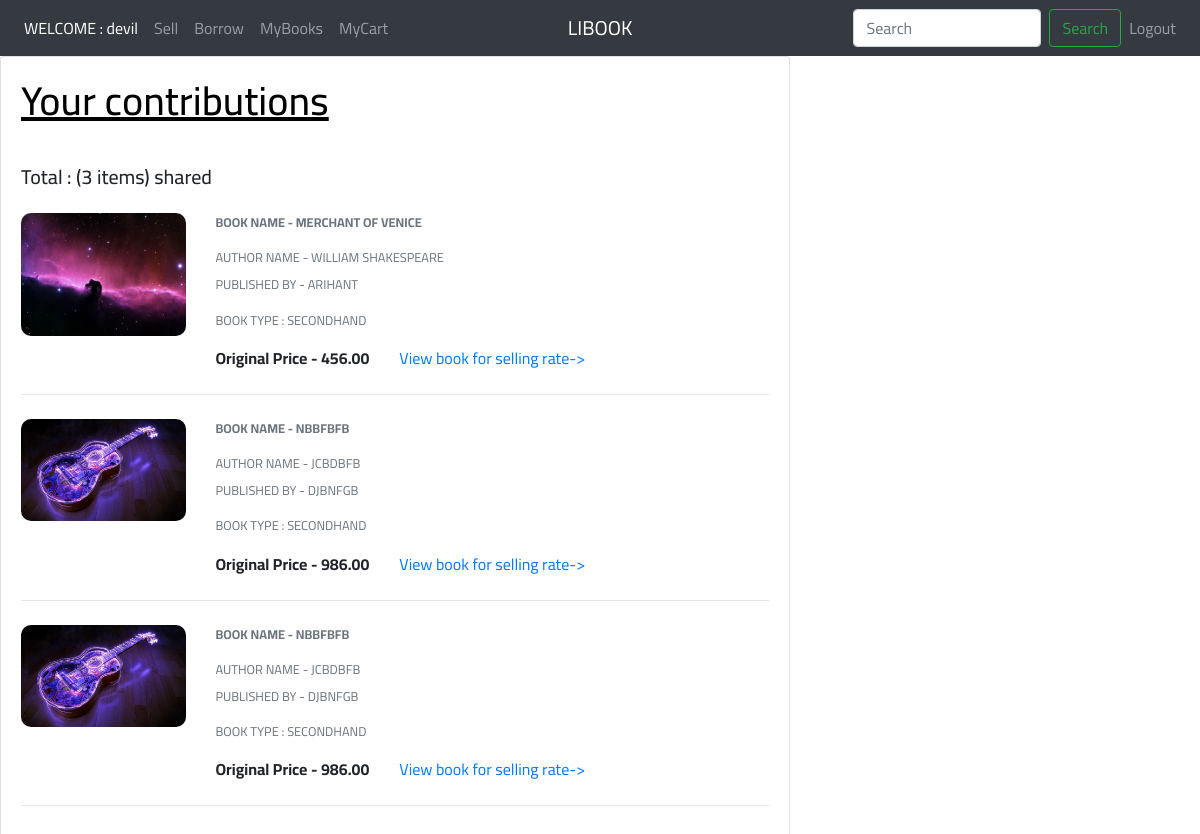
Page /all_sell_items/ (signed in) on the committed database.
### book_app/models.py (models this page shows, shortened)
class Sell(models.Model):
    owner=models.ForeignKey(User, on_delete=models.CASCADE)
    book_name=models.CharField('Book Name',max_length=200, help_text="Enter the book name")
    author=models.CharField('Author',max_length=200, help_text="Enter the book's author name")
    published_by=models.CharField('Published By',max_length=200)
    FIRSTHAND='Firsthand'
    SECONDHAND='Secondhand'
    TYPE_CHOICES=[
        ('Firsthand','Firsthand'),
        ('Secondhand','Secondhand'),
    ]
    TAG_CHOICES=[
        ('ACTION','Action'),
        ('THRILLER','Thriller'),
        ('ART','Art'),
        ('ROMANCE','Romance'),
        ('FAIRYTALE','Fairytale'),
        ('TRUE CRIME','True_crime'),
        ('DRAMA','Drama'),
        ('DIARY','Diary'),
        ('COMIC','Comic'),
        ('HISTORY','History'),
        ('HORROR','Horror')
    ]
    DIS_CHOICES=[
        ('40%','40%'),
        ('50%','50%'),
        ('60%','60%'),
        ('70%','70%'),
        ('80%','80%'),
        ('90%','90%'),
        ('100%','100%')
    ]
    tags=models.CharField('Tag',max_length=20, choices=TAG_CHOICES)
    types=models.CharField('Type',max_length=30, choices=TYPE_CHOICES, default=SECONDHAND)
    price=models.DecimalField('Price',max_digits=10, decimal_places=2, help_text="Enter the book's price")
    discount=models.CharField('Discount',max_length=20, choices=DIS_CHOICES, default='40%')
    pin_code=models.CharField('Pincode', max_length=6, validators=[MinLengthValidator(6)], help_text="Enter the pincode of your suitable area to sell")
    description=models.TextField('Description',max_length=300, help_text="Please add if any extra info is there for the book", null=True)
    photo = models.ImageField('Photo Of Book',upload_to='photos/',blank=True,null=True)

### book_app/views.py (the view)
# urls.py: path('all_sell_items/',views.all_sell_items, name="all_sell_items"),
@login_required
def all_sell_items(request):
    books=Sell.objects.filter(owner=request.user)
    cnt=Sell.objects.filter(owner=request.user).count()
    return render(request,'sellformcreated.html',{'books':books,'count':cnt})

### book_app/templates/sellformcreated.html (shortened to what this page needs)
{% extends "base.html" %}
{% load static %}
{% block content %}
<section>
  <div class="row">
    <div class="col-lg-8">
      <div class="card wish-list mb-3">
        <div class="card-body">
          <h1 style="margin-bottom:40px;color:black;"><u>Your contributions</u></h1>
          <h5 class="mb-4">Total : (<span>{{count}}</span> items) shared</h5>
    	    {% for book in books %}
          <div class="row mb-4">
            <div class="col-md-5 col-lg-3 col-xl-3">
              <div class="view zoom overlay z-depth-1 rounded mb-3 mb-md-0">
                <img class="img-fluid w-100" style="border-radius: 10px;" src="{{book.photo.url}}" alt="Sample">
              </div>
            </div>
            <div class="col-md-7 col-lg-9 col-xl-9">
              <div>
                <div class="d-flex justify-content-between">
                  <div>
                    <p class="mb-3 text-muted text-uppercase small"><b>Book Name - {{book.book_name}}</b></p>
                    <p class="mb-2 text-muted text-uppercase small">Author Name - {{book.author}}</p>
                    <p class="mb-3 text-muted text-uppercase small">Published By - {{book.published_by}}</p>
		                <p class="mb-3 text-muted text-uppercase small">Book Type : {{book.types}}</p>
                    <p class="mb-0"><span><strong>Original Price - {{book.price}}</strong></span>
                      <a style="float:right;margin-left:30px;" href="{% url 'book_detail' book.id %}">View book for selling rate-></a>
                    </p>
                  </div>
                </div>
              </div>
            </div>
          </div>
          <hr class="mb-4">
          {% endfor %}
        </div>
      </div>
    </div>
  </div>
</section>
{% endblock %}

### book_app/templates/base.html (shortened to what this page needs)
{% load static %}
<!DOCTYPE html>
<html lang="en" dir="ltr">
  <head>
    <link rel="stylesheet" href="https://cdn.jsdelivr.net/npm/bootstrap@4.5.3/dist/css/bootstrap.min.css">
    <link rel="stylesheet" href="{% static '/css/base.css' %}">
  </head>
  <body style="font-family: 'Cairo', sans-serif;">
    <nav class="navbar navbar-expand-md navbar-dark bg-dark">
        <div class="navbar-collapse collapse w-100 order-1 order-md-0 dual-collapse2">
            <ul class="navbar-nav mr-auto">
                {% if user.is_authenticated %}
                <li class="nav-item active">
                    <a class="nav-link disabled" href="#">WELCOME : {{user}}</a>
                </li>
                <li class="nav-item">
                    <a class="nav-link" href="{% url "sell" %}">Sell</a>
                </li>
                <li class="nav-item">
                    <a class="nav-link" href="{% url "borrow" %}">Borrow</a>
                </li>
                <li class="nav-item">
                    <a class="nav-link" href="{% url "all_sell_items" %}">MyBooks</a>
                </li>
                <li class="nav-item">
                    <a class="nav-link" href="{% url "all_cart_items" %}">MyCart</a>
                </li>
                {% else %}
                <li class="nav-item active">
                    <a class="nav-link disabled" href="#">WELCOME</a>
                </li>
                {% endif %}
            </ul>
        </div>
        <div class="mx-auto order-0">
            {% if user.is_authenticated %}
            <a class="navbar-brand mx-auto disabled" href="{% url "home" %}">LIBOOK</a>
            {% endif %}
        </div>
        <div class="navbar-collapse collapse w-100 order-3 dual-collapse2">
            <ul class="navbar-nav ml-auto">
              {% if user.is_authenticated %}
              <form class="form-inline my-2 my-lg-0" action="{% url 'search' %}" method="GET">
                  <input class="form-control mr-sm-2" type="search" name="search_title" placeholder="Search" aria-label="Search">
                  <button class="btn btn-outline-success my-2 my-sm-0" type="submit">Search</button>
              </form>
              <li class="nav-item">
                  <a class="nav-link" href="{% url "logoutpage" %}">Logout</a>
              </li>
              {% endif %}
            </ul>
        </div>
    </nav>
   {% block content %}
   {% endblock %}
  </body>
</html>

### rows in the picture
Sell: photo (picture), book_name "MERCHANT OF VENICE", author "WILLIAM SHAKESPEARE", published_by "ARIHANT", types "SECONDHAND", price "456.00"
Sell: photo (picture), book_name "NBBFBFB", author "JCBDBFB", published_by "DJBNFGB", types "SECONDHAND", price "986.00"
Sell: photo (picture), book_name "NBBFBFB", author "JCBDBFB", published_by "DJBNFGB", types "SECONDHAND", price "986.00"

### other values in the picture
{{ user }} "devil"
{{ count }} "3"
